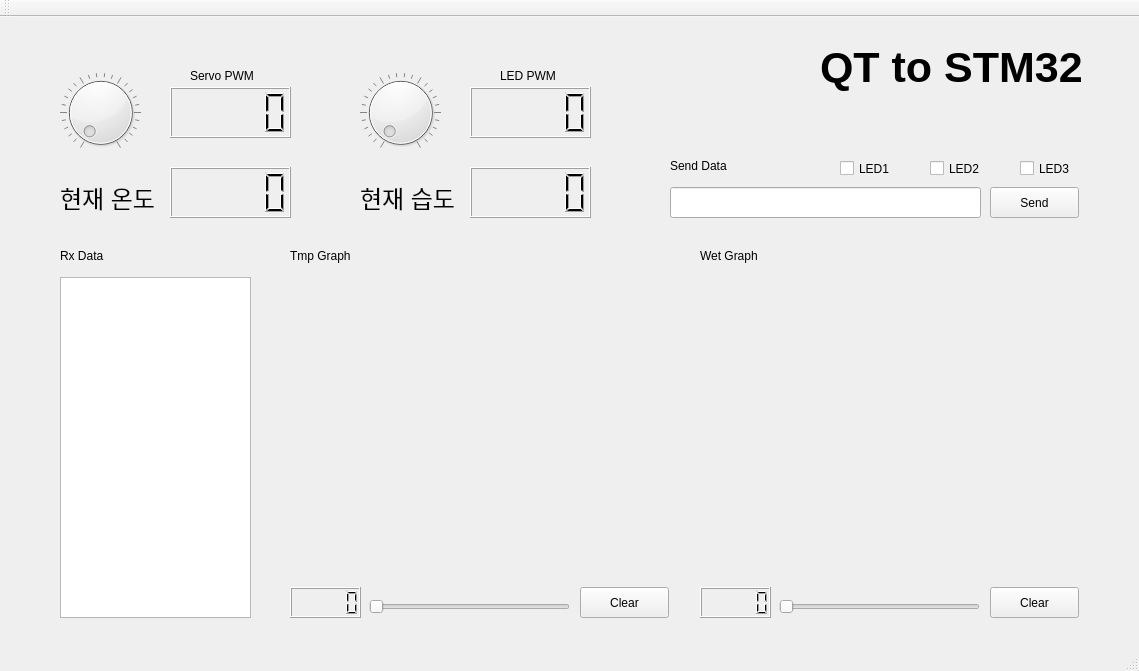
<?xml version="1.0" encoding="UTF-8"?>
<ui version="4.0">
 <class>MainWindow</class>
 <widget class="QMainWindow" name="MainWindow">
  <property name="geometry">
   <rect>
    <x>0</x>
    <y>0</y>
    <width>1139</width>
    <height>671</height>
   </rect>
  </property>
  <property name="windowTitle">
   <string>MainWindow</string>
  </property>
  <widget class="QWidget" name="centralWidget">
   <widget class="QLabel" name="label">
    <property name="geometry">
     <rect>
      <x>820</x>
      <y>10</y>
      <width>261</width>
      <height>81</height>
     </rect>
    </property>
    <property name="font">
     <font>
      <pointsize>32</pointsize>
      <weight>75</weight>
      <bold>true</bold>
     </font>
    </property>
    <property name="text">
     <string>QT to STM32</string>
    </property>
   </widget>
   <widget class="QLCDNumber" name="lcdNumberTmp">
    <property name="geometry">
     <rect>
      <x>170</x>
      <y>150</y>
      <width>121</width>
      <height>51</height>
     </rect>
    </property>
   </widget>
   <widget class="QLabel" name="label_2">
    <property name="geometry">
     <rect>
      <x>60</x>
      <y>160</y>
      <width>101</width>
      <height>41</height>
     </rect>
    </property>
    <property name="font">
     <font>
      <pointsize>18</pointsize>
     </font>
    </property>
    <property name="text">
     <string>현재 온도</string>
    </property>
   </widget>
   <widget class="QLineEdit" name="lineEditSendData">
    <property name="geometry">
     <rect>
      <x>670</x>
      <y>170</y>
      <width>311</width>
      <height>31</height>
     </rect>
    </property>
   </widget>
   <widget class="QPushButton" name="pushButtonSend">
    <property name="geometry">
     <rect>
      <x>990</x>
      <y>170</y>
      <width>89</width>
      <height>31</height>
     </rect>
    </property>
    <property name="text">
     <string>Send</string>
    </property>
   </widget>
   <widget class="QTextEdit" name="textEditRxData">
    <property name="geometry">
     <rect>
      <x>60</x>
      <y>260</y>
      <width>191</width>
      <height>341</height>
     </rect>
    </property>
   </widget>
   <widget class="QLabel" name="label_3">
    <property name="geometry">
     <rect>
      <x>670</x>
      <y>140</y>
      <width>71</width>
      <height>17</height>
     </rect>
    </property>
    <property name="text">
     <string>Send Data</string>
    </property>
   </widget>
   <widget class="QLabel" name="label_4">
    <property name="geometry">
     <rect>
      <x>60</x>
      <y>230</y>
      <width>67</width>
      <height>17</height>
     </rect>
    </property>
    <property name="text">
     <string>Rx Data</string>
    </property>
   </widget>
   <widget class="QCheckBox" name="checkBoxLED1">
    <property name="geometry">
     <rect>
      <x>840</x>
      <y>140</y>
      <width>92</width>
      <height>23</height>
     </rect>
    </property>
    <property name="text">
     <string>LED1</string>
    </property>
   </widget>
   <widget class="QCheckBox" name="checkBoxLED2">
    <property name="geometry">
     <rect>
      <x>930</x>
      <y>140</y>
      <width>92</width>
      <height>23</height>
     </rect>
    </property>
    <property name="text">
     <string>LED2</string>
    </property>
   </widget>
   <widget class="QCheckBox" name="checkBoxLED3">
    <property name="geometry">
     <rect>
      <x>1020</x>
      <y>140</y>
      <width>92</width>
      <height>23</height>
     </rect>
    </property>
    <property name="text">
     <string>LED3</string>
    </property>
   </widget>
   <widget class="QLCDNumber" name="lcdNumberWet">
    <property name="geometry">
     <rect>
      <x>470</x>
      <y>150</y>
      <width>121</width>
      <height>51</height>
     </rect>
    </property>
   </widget>
   <widget class="QLabel" name="label_5">
    <property name="geometry">
     <rect>
      <x>360</x>
      <y>160</y>
      <width>101</width>
      <height>41</height>
     </rect>
    </property>
    <property name="font">
     <font>
      <pointsize>18</pointsize>
     </font>
    </property>
    <property name="text">
     <string>현재 습도</string>
    </property>
   </widget>
   <widget class="QCustomPlot" name="plot_wet" native="true">
    <property name="geometry">
     <rect>
      <x>700</x>
      <y>260</y>
      <width>381</width>
      <height>301</height>
     </rect>
    </property>
   </widget>
   <widget class="QLabel" name="label_6">
    <property name="geometry">
     <rect>
      <x>700</x>
      <y>230</y>
      <width>81</width>
      <height>17</height>
     </rect>
    </property>
    <property name="text">
     <string>Wet Graph</string>
    </property>
   </widget>
   <widget class="QLabel" name="label_7">
    <property name="geometry">
     <rect>
      <x>290</x>
      <y>230</y>
      <width>81</width>
      <height>17</height>
     </rect>
    </property>
    <property name="text">
     <string>Tmp Graph</string>
    </property>
   </widget>
   <widget class="QCustomPlot" name="plot_tmp" native="true">
    <property name="geometry">
     <rect>
      <x>290</x>
      <y>260</y>
      <width>381</width>
      <height>301</height>
     </rect>
    </property>
   </widget>
   <widget class="QDial" name="dial_servo">
    <property name="geometry">
     <rect>
      <x>60</x>
      <y>50</y>
      <width>81</width>
      <height>91</height>
     </rect>
    </property>
    <property name="notchesVisible">
     <bool>true</bool>
    </property>
   </widget>
   <widget class="QDial" name="dial_led">
    <property name="geometry">
     <rect>
      <x>360</x>
      <y>50</y>
      <width>81</width>
      <height>91</height>
     </rect>
    </property>
    <property name="notchesVisible">
     <bool>true</bool>
    </property>
   </widget>
   <widget class="QLCDNumber" name="lcdNumber_servo">
    <property name="geometry">
     <rect>
      <x>170</x>
      <y>70</y>
      <width>121</width>
      <height>51</height>
     </rect>
    </property>
   </widget>
   <widget class="QLCDNumber" name="lcdNumber_led">
    <property name="geometry">
     <rect>
      <x>470</x>
      <y>70</y>
      <width>121</width>
      <height>51</height>
     </rect>
    </property>
   </widget>
   <widget class="QLabel" name="label_8">
    <property name="geometry">
     <rect>
      <x>190</x>
      <y>50</y>
      <width>81</width>
      <height>17</height>
     </rect>
    </property>
    <property name="text">
     <string>Servo PWM</string>
    </property>
   </widget>
   <widget class="QLabel" name="label_9">
    <property name="geometry">
     <rect>
      <x>500</x>
      <y>50</y>
      <width>67</width>
      <height>17</height>
     </rect>
    </property>
    <property name="text">
     <string>LED PWM</string>
    </property>
   </widget>
   <widget class="QPushButton" name="pushButton_clearTmp">
    <property name="geometry">
     <rect>
      <x>580</x>
      <y>570</y>
      <width>89</width>
      <height>31</height>
     </rect>
    </property>
    <property name="text">
     <string>Clear</string>
    </property>
   </widget>
   <widget class="QPushButton" name="pushButton_clearWet">
    <property name="geometry">
     <rect>
      <x>990</x>
      <y>570</y>
      <width>89</width>
      <height>31</height>
     </rect>
    </property>
    <property name="text">
     <string>Clear</string>
    </property>
   </widget>
   <widget class="QSlider" name="horizontalSlider_DHT11_tmp">
    <property name="geometry">
     <rect>
      <x>369</x>
      <y>580</y>
      <width>201</width>
      <height>20</height>
     </rect>
    </property>
    <property name="font">
     <font>
      <weight>50</weight>
      <bold>false</bold>
     </font>
    </property>
    <property name="orientation">
     <enum>Qt::Horizontal</enum>
    </property>
    <property name="invertedAppearance">
     <bool>false</bool>
    </property>
   </widget>
   <widget class="QSlider" name="horizontalSlider_DHT11_wet">
    <property name="geometry">
     <rect>
      <x>779</x>
      <y>580</y>
      <width>201</width>
      <height>20</height>
     </rect>
    </property>
    <property name="orientation">
     <enum>Qt::Horizontal</enum>
    </property>
   </widget>
   <widget class="QLCDNumber" name="lcdNumber_tmp">
    <property name="geometry">
     <rect>
      <x>290</x>
      <y>570</y>
      <width>71</width>
      <height>31</height>
     </rect>
    </property>
   </widget>
   <widget class="QLCDNumber" name="lcdNumber_wet">
    <property name="geometry">
     <rect>
      <x>700</x>
      <y>570</y>
      <width>71</width>
      <height>31</height>
     </rect>
    </property>
   </widget>
  </widget>
  <widget class="QMenuBar" name="menuBar">
   <property name="geometry">
    <rect>
     <x>0</x>
     <y>0</y>
     <width>1139</width>
     <height>22</height>
    </rect>
   </property>
  </widget>
  <widget class="QToolBar" name="mainToolBar">
   <attribute name="toolBarArea">
    <enum>TopToolBarArea</enum>
   </attribute>
   <attribute name="toolBarBreak">
    <bool>false</bool>
   </attribute>
  </widget>
  <widget class="QStatusBar" name="statusBar"/>
 </widget>
 <layoutdefault spacing="6" margin="11"/>
 <customwidgets>
  <customwidget>
   <class>QCustomPlot</class>
   <extends>QWidget</extends>
   <header>qcustomplot.h</header>
   <container>1</container>
  </customwidget>
 </customwidgets>
 <resources/>
 <connections/>
</ui>
